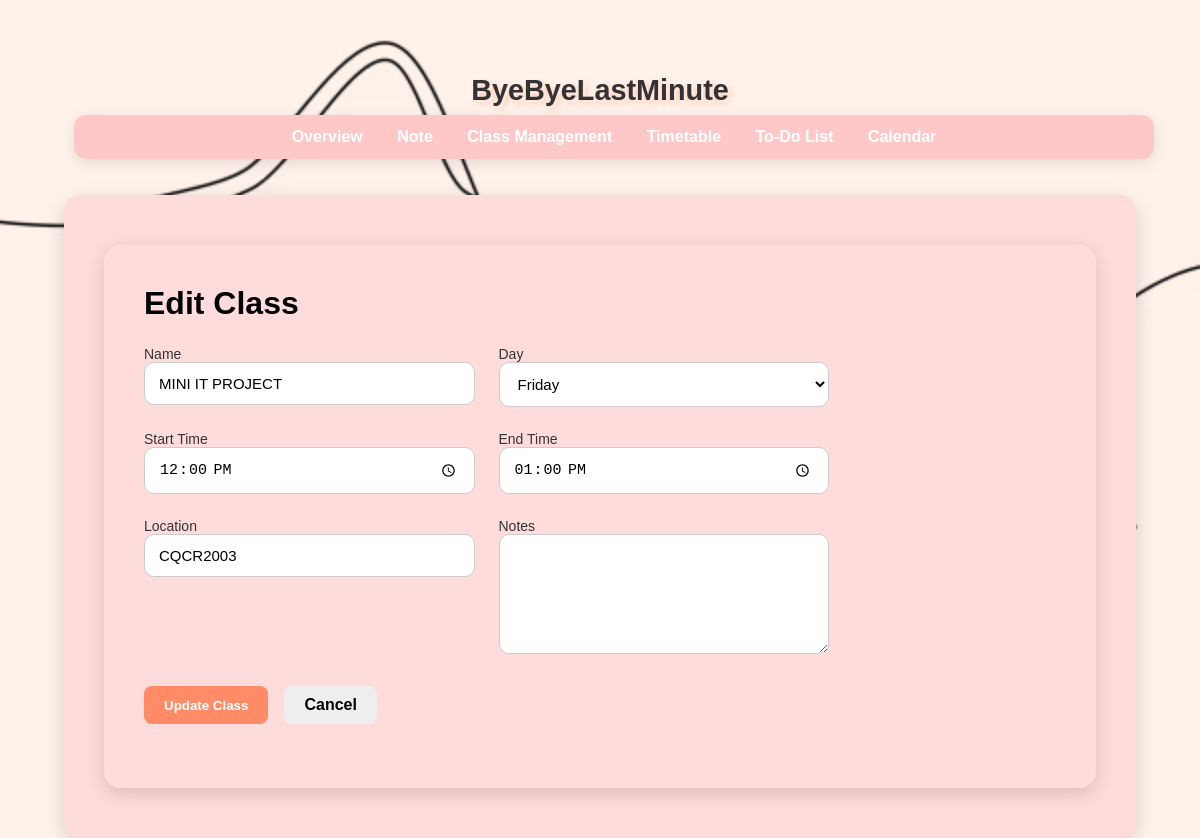
Screenshot of /edit_class/14 with the database file from the repository.
### tables this page shows
CREATE TABLE classes (
                id INTEGER PRIMARY KEY AUTOINCREMENT,
                name TEXT NOT NULL,
                day TEXT NOT NULL,
                start_time TEXT NOT NULL,
                end_time TEXT NOT NULL,
                location TEXT NOT NULL,
                notes TEXT
            );

### app.py (the view, shortened to what this page needs)
@app.route('/edit_class/<int:class_id>', methods=['GET', 'POST'])
def edit_class(class_id):
    with get_db_connection() as conn:
        class_obj = conn.execute("SELECT * FROM classes WHERE id=?", (class_id,)).fetchone()
        if not class_obj:
            flash("Class not found", "error")
            return redirect(url_for('classes'))
    return render_template('edit_class.html', class_obj=class_obj)

### app.py (called while the page is built)
def get_db_connection():
    conn = sqlite3.connect(DB_NAME, timeout=10)
    conn.row_factory = sqlite3.Row
    return conn

@app.context_processor
def inject_vapid_key():
    return dict(VAPID_PUBLIC_KEY=VAPID_PUBLIC_KEY)

### templates/edit_class.html (shortened to what this page needs)
{% extends "base.html" %}
{% block content %}
<main class="container">
  <h1>Edit Class</h1>
<form id="class-form" method="POST">
  <div class="grid">
    <label>Name<input type="text" name="name" value="{{ class_obj['name'] }}" required></label>
    <label>Day
      <select name="day" required>
        {% for d in ['Monday','Tuesday','Wednesday','Thursday','Friday','Saturday','Sunday'] %}
          <option value="{{ d }}" {% if class_obj['day']==d %}selected{% endif %}>{{ d }}</option>
        {% endfor %}
      </select>
    </label>
    <label>Start Time<input type="time" name="start_time" value="{{ class_obj['start_time'] }}" required></label>
    <label>End Time<input type="time" name="end_time" value="{{ class_obj['end_time'] }}" required></label>
    <label>Location<input type="text" name="location" value="{{ class_obj['location'] }}" required></label>
    <label>Notes<textarea name="notes">{{ class_obj['notes'] or '' }}</textarea></label>
  </div>
    <div class="actions">
      <button type="submit" class="button">Update Class</button>
      <a href="{{ url_for('classes') }}" class="button secondary">Cancel</a>
    </div>
  </form>
</main>
{% endblock %}

### static/style.css (style rules this page uses)
* { margin: 0; padding: 0; box-sizing: border-box; }
html, body { height: 100%; font-family: Arial, sans-serif; background-color: #FFF2EB; background-image: url("Dashboard Background Image.jpg"), url("Dashboard Background Image.avif"); background-repeat: no-repeat; background-size: cover; background-position: center; background-attachment: fixed; color: #000; padding: 2rem; }
.container { max-width: 1100px; width: 100%; margin: 10px auto; padding: 2.5rem; background: #FFDCDC; border-radius: 16px; box-shadow: 0 6px 20px rgba(0,0,0,0.15); }
h1, h2 { margin-bottom: 1rem; color: #000; }
form { display: grid; gap: 1.5rem; }
.grid { display: grid; grid-template-columns: repeat(2, 1fr); gap: 1.5rem; }
label { display: flex; flex-direction: column; font-size: 14px; font-weight: 500; color: #333; }
textarea[name="notes"] { grid-column: span 2; min-height: 120px; resize: vertical; }
input, select, textarea { padding: 12px 14px; border-radius: 10px; border: 1px solid #ccc; background: #fff; font-size: 15px; transition: border-color 0.3s; }
.actions { grid-column: span 2; display: flex; gap: 1rem; margin-top: 0.5rem; }
button { padding: 0.7rem 1.4rem; border-radius: 8px; border: none; font-weight: 600; cursor: pointer; transition: background 0.3s; }
button[type="submit"] { background: #ff8c66; color: #fff; }
.actions { margin-bottom: 1.5rem; }
.button { display: inline-block; padding: 0.7rem 1.4rem; border-radius: 8px; border: none; font-weight: 600; cursor: pointer; transition: background 0.3s; text-decoration: none; text-align: center; }
.button.secondary { background: #eee; color: #000; }
.container { background: #FFDCDC; border-radius: 16px; box-shadow: 0 6px 20px rgba(0,0,0,0.15); padding: 2.5rem; margin: 10px auto; max-width: 1100px; }
.container h1 { color: #000; margin-bottom: 1.5rem; text-align: left; font-size: 2rem; font-weight: bold; }
.actions { display: flex; justify-content: flex-start; gap: 1rem; margin-bottom: 2rem; flex-wrap: wrap; }
.button { padding: 10px 20px; border: none; border-radius: 8px; font-weight: 600; cursor: pointer; text-decoration: none; transition: background 0.3s; color: #000; display: inline-block; }
.button.secondary { background-color: #eee; color: #000; }
.actions { display: flex; gap: 1rem; margin-bottom: 1.5rem; flex-wrap: wrap; }

### rows the page displays
classes: name "MINI IT PROJECT", day "Friday", start_time "12:00", end_time "13:00", location "CQCR2003"
